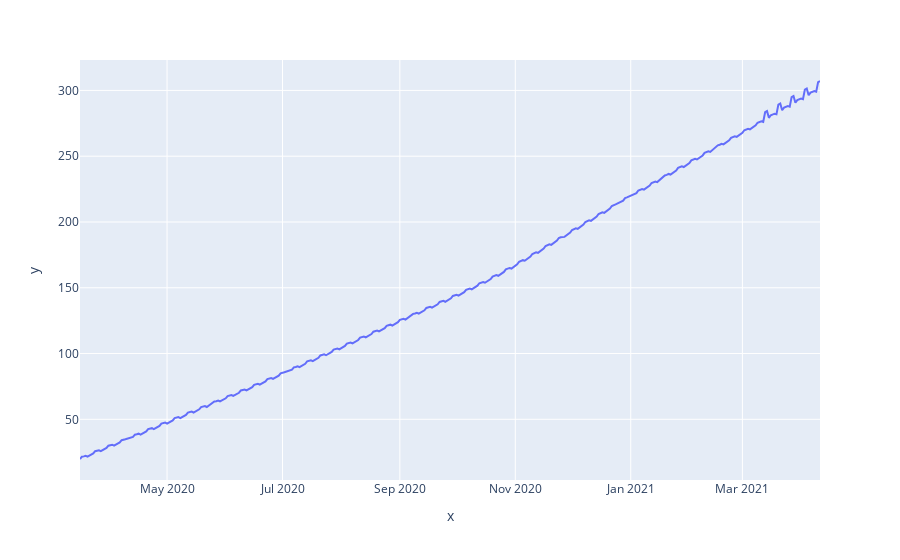

The notebook cell saved with this chart:
### Code cell
px.line(x=predictions["ds"],y=predictions["yhat"])

### Figure 1 — Plotly figure (JSON) as saved in the notebook; plotly's stock layout.template omitted (floating-point values rounded to 4 significant figures; data arrays with more than 128 entries replaced by an {"elided": "..."} marker saying what was removed)
{"data": [{"hovertemplate": "x=%{x}<br>y=%{y}<extra></extra>", "legendgroup": "", "line": {"color": "#636efa", "dash": "solid"}, "marker": {"symbol": "circle"}, "mode": "lines", "name": "", "orientation": "v", "showlegend": false, "type": "scatter", "x": {"elided": "281 str values"}, "xaxis": "x", "y": {"elided": "281 float values"}, "yaxis": "y"}], "layout": {"legend": {"tracegroupgap": 0}, "margin": {"t": 60}, "xaxis": {"anchor": "y", "domain": [0, 1], "title": {"text": "x"}}, "yaxis": {"anchor": "x", "domain": [0, 1], "title": {"text": "y"}}}}
